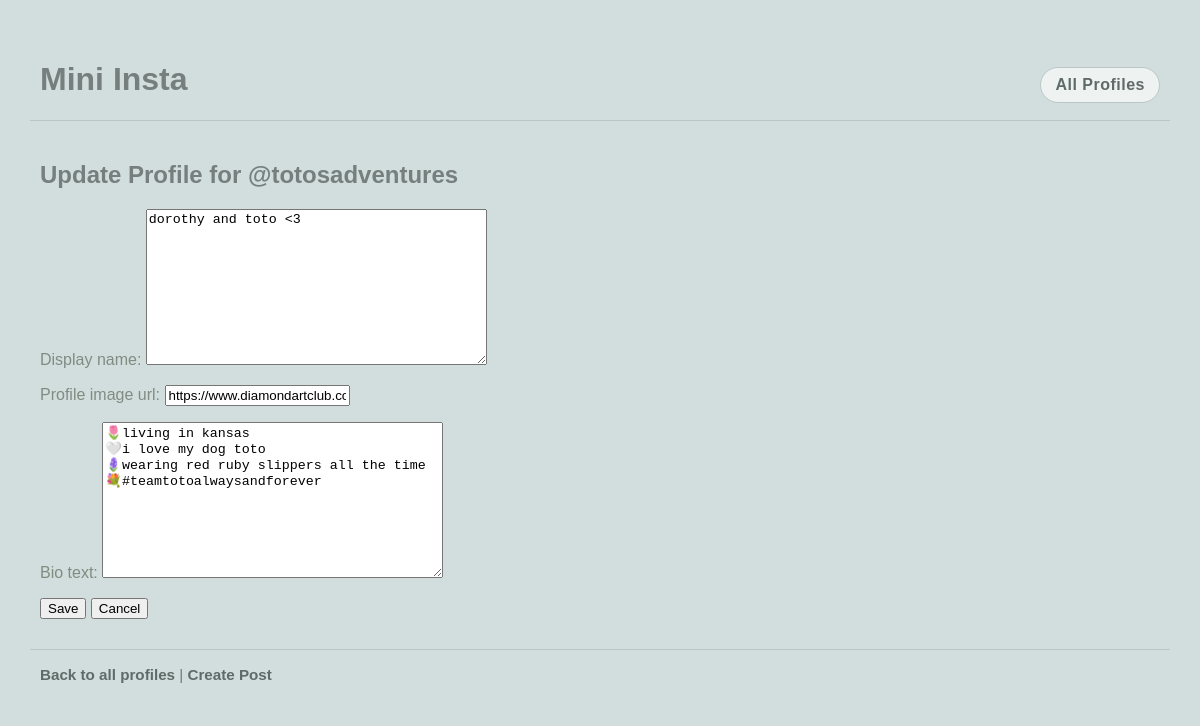
Before: /mini_insta/profile/1/update with the older database file.
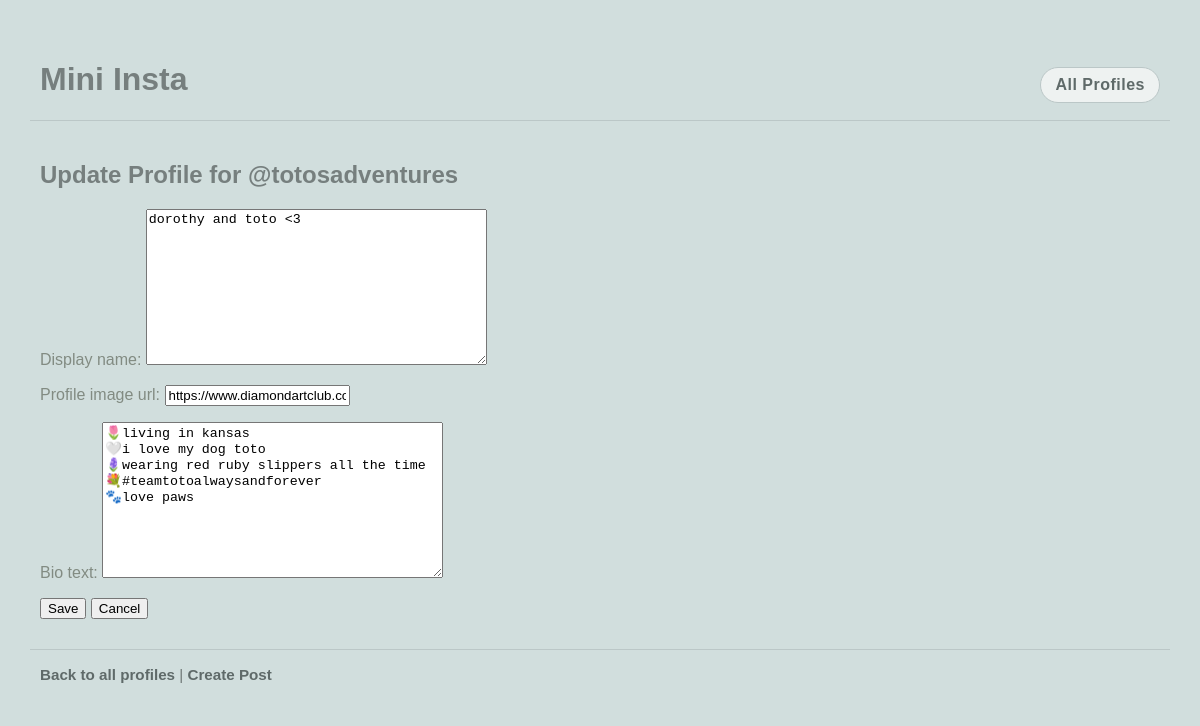
After: the same page with the newer database file.
### mini_insta/models.py (models this page shows, shortened)
class Profile(models.Model):
    username = models.TextField(blank=True)
    display_name = models.TextField(blank=True)
    profile_image_url = models.URLField(blank=True)
    bio_text = models.TextField(blank=True)
    join_date = models.DateField(auto_now_add=True)

### mini_insta/views.py (the view)
# urls.py: path('profile/<int:pk>/update', UpdateProfileView.as_view(), name='update_profile'),
class UpdateProfileView(UpdateView):
    model = Profile
    form_class = UpdateProfileForm
    template_name = 'mini_insta/update_profile_form.html'

### mini_insta/forms.py
class UpdateProfileForm(forms.ModelForm):
    class Meta:
        model = Profile
        fields = ['display_name', 'profile_image_url', 'bio_text']

### mini_insta/templates/mini_insta/update_profile_form.html (shortened to what this page needs)
{% extends 'mini_insta/base.html'%}
{% block content%}
<div class="content-container">
    <h2>Update Profile for @{{profile.username}}</h2>
    <form action="{%url 'update_profile' profile.pk %}" method="POST" enctype="multipart/form-data">
        {{form.as_p}}
        <button type="submit">Save</button>
        <a href="{% url 'show_profile' profile.pk%}">
            <button type="button">Cancel</button>
        </a>
    </form>
</div>
{%endblock%}

Changed rows visible on the page:
changed Profile "totosadventures": bio_text "🌷living in kansas 🤍i love my dog toto 🪻wearing red ruby slippers all the time 💐#teamtotoalwaysandforever" → "🌷living in kansas 🤍i love my dog toto 🪻wearing red ruby slippers all the time 💐#teamtotoalwaysandforever 🐾love paws"
